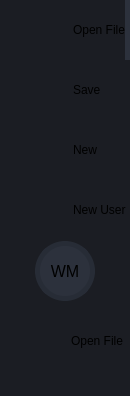
           <widget class="QFrame" name="frame_left_menu">
            <property name="sizePolicy">
             <sizepolicy hsizetype="Preferred" vsizetype="Preferred">
              <horstretch>0</horstretch>
              <verstretch>0</verstretch>
             </sizepolicy>
            </property>
            <property name="maximumSize">
             <size>
              <width>70</width>
              <height>16777215</height>
             </size>
            </property>
            <property name="layoutDirection">
             <enum>Qt::LeftToRight</enum>
            </property>
            <property name="styleSheet">
             <string notr="true">background-color: rgb(27, 29, 35);</string>
            </property>
            <property name="frameShape">
             <enum>QFrame::NoFrame</enum>
            </property>
            <property name="frameShadow">
             <enum>QFrame::Raised</enum>
            </property>
            <layout class="QVBoxLayout" name="verticalLayout_5">
             <property name="spacing">
              <number>1</number>
             </property>
             <property name="leftMargin">
              <number>0</number>
             </property>
             <property name="topMargin">
              <number>0</number>
             </property>
             <property name="rightMargin">
              <number>0</number>
             </property>
             <property name="bottomMargin">
              <number>0</number>
             </property>
             <item alignment="Qt::AlignTop">
              <widget class="QFrame" name="frame_menus">
               <property name="frameShape">
                <enum>QFrame::NoFrame</enum>
               </property>
               <property name="frameShadow">
                <enum>QFrame::Raised</enum>
               </property>
               <layout class="QVBoxLayout" name="layout_menus">
                <property name="spacing">
                 <number>0</number>
                </property>
                <property name="leftMargin">
                 <number>0</number>
                </property>
                <property name="topMargin">
                 <number>0</number>
                </property>
                <property name="rightMargin">
                 <number>0</number>
                </property>
                <property name="bottomMargin">
                 <number>0</number>
                </property>
                <item>
                 <widget class="QPushButton" name="btn_open_file">
                  <property name="sizePolicy">
                   <sizepolicy hsizetype="Expanding" vsizetype="Fixed">
                    <horstretch>0</horstretch>
                    <verstretch>0</verstretch>
                   </sizepolicy>
                  </property>
                  <property name="minimumSize">
                   <size>
                    <width>0</width>
                    <height>60</height>
                   </size>
                  </property>
                  <property name="font">
                   <font>
                    <family>Segoe UI</family>
                   </font>
                  </property>
                  <property name="layoutDirection">
                   <enum>Qt::LeftToRight</enum>
                  </property>
                  <property name="styleSheet">
                   <string notr="true">QPushButton {	
	background-image: url(:/16x16/icons/16x16/cil-folder-open.png);
	background-position: left center;
    background-repeat: no-repeat;
	border: none;
	border-left: 28px solid rgb(27, 29, 35);
	border-right: 5px solid rgb(44, 49, 60);
	background-color: rgb(27, 29, 35);
	text-align: left;
	padding-left: 45px;
}
QPushButton:hover {
	background-color: rgb(33, 37, 43);
	border-left: 28px solid rgb(33, 37, 43);
}
QPushButton:pressed {	
	background-color: rgb(85, 170, 255);
	border-left: 28px solid rgb(85, 170, 255);
}</string>
                  </property>
                  <property name="text">
                   <string>Open File</string>
                  </property>
                 </widget>
                </item>
                <item>
                 <widget class="QPushButton" name="btn_save">
                  <property name="sizePolicy">
                   <sizepolicy hsizetype="Expanding" vsizetype="Fixed">
                    <horstretch>0</horstretch>
                    <verstretch>0</verstretch>
                   </sizepolicy>
                  </property>
                  <property name="minimumSize">
                   <size>
                    <width>0</width>
                    <height>60</height>
                   </size>
                  </property>
                  <property name="font">
                   <font>
                    <family>Segoe UI</family>
                   </font>
                  </property>
                  <property name="layoutDirection">
                   <enum>Qt::LeftToRight</enum>
                  </property>
                  <property name="styleSheet">
                   <string notr="true">QPushButton {	
	background-image: url(:/16x16/icons/16x16/cil-save.png);
	background-position: left center;
    background-repeat: no-repeat;
	border: none;
	border-left: 28px solid rgb(27, 29, 35);
	background-color: rgb(27, 29, 35);
	text-align: left;
	padding-left: 45px;
}
QPushButton:hover {
	background-color: rgb(33, 37, 43);
	border-left: 28px solid rgb(33, 37, 43);
}
QPushButton:pressed {	
	background-color: rgb(85, 170, 255);
	border-left: 28px solid rgb(85, 170, 255);
}</string>
                  </property>
                  <property name="text">
                   <string>Save</string>
                  </property>
                 </widget>
                </item>
                <item>
                 <widget class="QPushButton" name="btn_new">
                  <property name="sizePolicy">
                   <sizepolicy hsizetype="Expanding" vsizetype="Fixed">
                    <horstretch>0</horstretch>
                    <verstretch>0</verstretch>
                   </sizepolicy>
                  </property>
                  <property name="minimumSize">
                   <size>
                    <width>0</width>
                    <height>60</height>
                   </size>
                  </property>
                  <property name="font">
                   <font>
                    <family>Segoe UI</family>
                   </font>
                  </property>
                  <property name="layoutDirection">
                   <enum>Qt::LeftToRight</enum>
                  </property>
                  <property name="styleSheet">
                   <string notr="true">QPushButton {	
	background-image: url(:/16x16/icons/16x16/cil-file.png);
	background-position: left center;
    background-repeat: no-repeat;
	border: none;
	border-left: 28px solid rgb(27, 29, 35);
	background-color: rgb(27, 29, 35);
	text-align: left;
	padding-left: 45px;
}
QPushButton:hover {
	background-color: rgb(33, 37, 43);
	border-left: 28px solid rgb(33, 37, 43);
}
QPushButton:pressed {	
	background-color: rgb(85, 170, 255);
	border-left: 28px solid rgb(85, 170, 255);
}</string>
                  </property>
                  <property name="text">
                   <string>New</string>
                  </property>
                 </widget>
                </item>
                <item>
                 <widget class="QPushButton" name="btn_new_user">
                  <property name="sizePolicy">
                   <sizepolicy hsizetype="Expanding" vsizetype="Fixed">
                    <horstretch>0</horstretch>
                    <verstretch>0</verstretch>
                   </sizepolicy>
                  </property>
                  <property name="minimumSize">
                   <size>
                    <width>0</width>
                    <height>60</height>
                   </size>
                  </property>
                  <property name="font">
                   <font>
                    <family>Segoe UI</family>
                   </font>
                  </property>
                  <property name="layoutDirection">
                   <enum>Qt::LeftToRight</enum>
                  </property>
                  <property name="styleSheet">
                   <string notr="true">QPushButton {	
	background-image: url(:/16x16/icons/16x16/cil-user-follow.png);
	background-position: left center;
    background-repeat: no-repeat;
	border: none;
	border-left: 28px solid rgb(27, 29, 35);
	background-color: rgb(27, 29, 35);
	text-align: left;
	padding-left: 45px;
}
QPushButton:hover {
	background-color: rgb(33, 37, 43);
	border-left: 28px solid rgb(33, 37, 43);
}
QPushButton:pressed {	
	background-color: rgb(85, 170, 255);
	border-left: 28px solid rgb(85, 170, 255);
}</string>
                  </property>
                  <property name="text">
                   <string>New User</string>
                  </property>
                 </widget>
                </item>
               </layout>
              </widget>
             </item>
             <item alignment="Qt::AlignBottom">
              <widget class="QFrame" name="frame_extra_menus">
               <property name="sizePolicy">
                <sizepolicy hsizetype="Preferred" vsizetype="Preferred">
                 <horstretch>0</horstretch>
                 <verstretch>0</verstretch>
                </sizepolicy>
               </property>
               <property name="frameShape">
                <enum>QFrame::NoFrame</enum>
               </property>
               <property name="frameShadow">
                <enum>QFrame::Raised</enum>
               </property>
               <layout class="QVBoxLayout" name="layout_menu_bottom">
                <property name="spacing">
                 <number>10</number>
                </property>
                <property name="leftMargin">
                 <number>0</number>
                </property>
                <property name="topMargin">
                 <number>0</number>
                </property>
                <property name="rightMargin">
                 <number>0</number>
                </property>
                <property name="bottomMargin">
                 <number>25</number>
                </property>
                <item alignment="Qt::AlignHCenter">
                 <widget class="QLabel" name="label_user_icon">
                  <property name="sizePolicy">
                   <sizepolicy hsizetype="Maximum" vsizetype="Maximum">
                    <horstretch>0</horstretch>
                    <verstretch>0</verstretch>
                   </sizepolicy>
                  </property>
                  <property name="minimumSize">
                   <size>
                    <width>60</width>
                    <height>60</height>
                   </size>
                  </property>
                  <property name="maximumSize">
                   <size>
                    <width>60</width>
                    <height>60</height>
                   </size>
                  </property>
                  <property name="font">
                   <font>
                    <family>Segoe UI</family>
                    <pointsize>12</pointsize>
                   </font>
                  </property>
                  <property name="styleSheet">
                   <string notr="true">QLabel {
	border-radius: 30px;
	background-color: rgb(44, 49, 60);
	border: 5px solid rgb(39, 44, 54);
}</string>
                  </property>
                  <property name="text">
                   <string>WM</string>
                  </property>
                  <property name="alignment">
                   <set>Qt::AlignCenter</set>
                  </property>
                 </widget>
                </item>
                <item>
                 <widget class="QPushButton" name="btn_settings">
                  <property name="sizePolicy">
                   <sizepolicy hsizetype="Expanding" vsizetype="Fixed">
                    <horstretch>0</horstretch>
                    <verstretch>0</verstretch>
                   </sizepolicy>
                  </property>
                  <property name="minimumSize">
                   <size>
                    <width>0</width>
                    <height>60</height>
                   </size>
                  </property>
                  <property name="font">
                   <font>
                    <family>Segoe UI</family>
                   </font>
                  </property>
                  <property name="layoutDirection">
                   <enum>Qt::LeftToRight</enum>
                  </property>
                  <property name="styleSheet">
                   <string notr="true">QPushButton {	
	background-image: url(:/20x20/icons/20x20/cil-settings.png);
	background-position: left center;
    background-repeat: no-repeat;
	border: none;
	border-left: 26px solid rgb(27, 29, 35);
	background-color: rgb(27, 29, 35);
	text-align: left;
	padding-left: 45px;
}
QPushButton:hover {
	background-color: rgb(33, 37, 43);
	border-left: 26px solid rgb(33, 37, 43);
}
QPushButton:pressed {	
	background-color: rgb(85, 170, 255);
	border-left: 26px solid rgb(85, 170, 255);
}</string>
                  </property>
                  <property name="text">
                   <string>Open File</string>
                  </property>
                 </widget>
                </item>
               </layout>
              </widget>
             </item>
            </layout>
           </widget>
